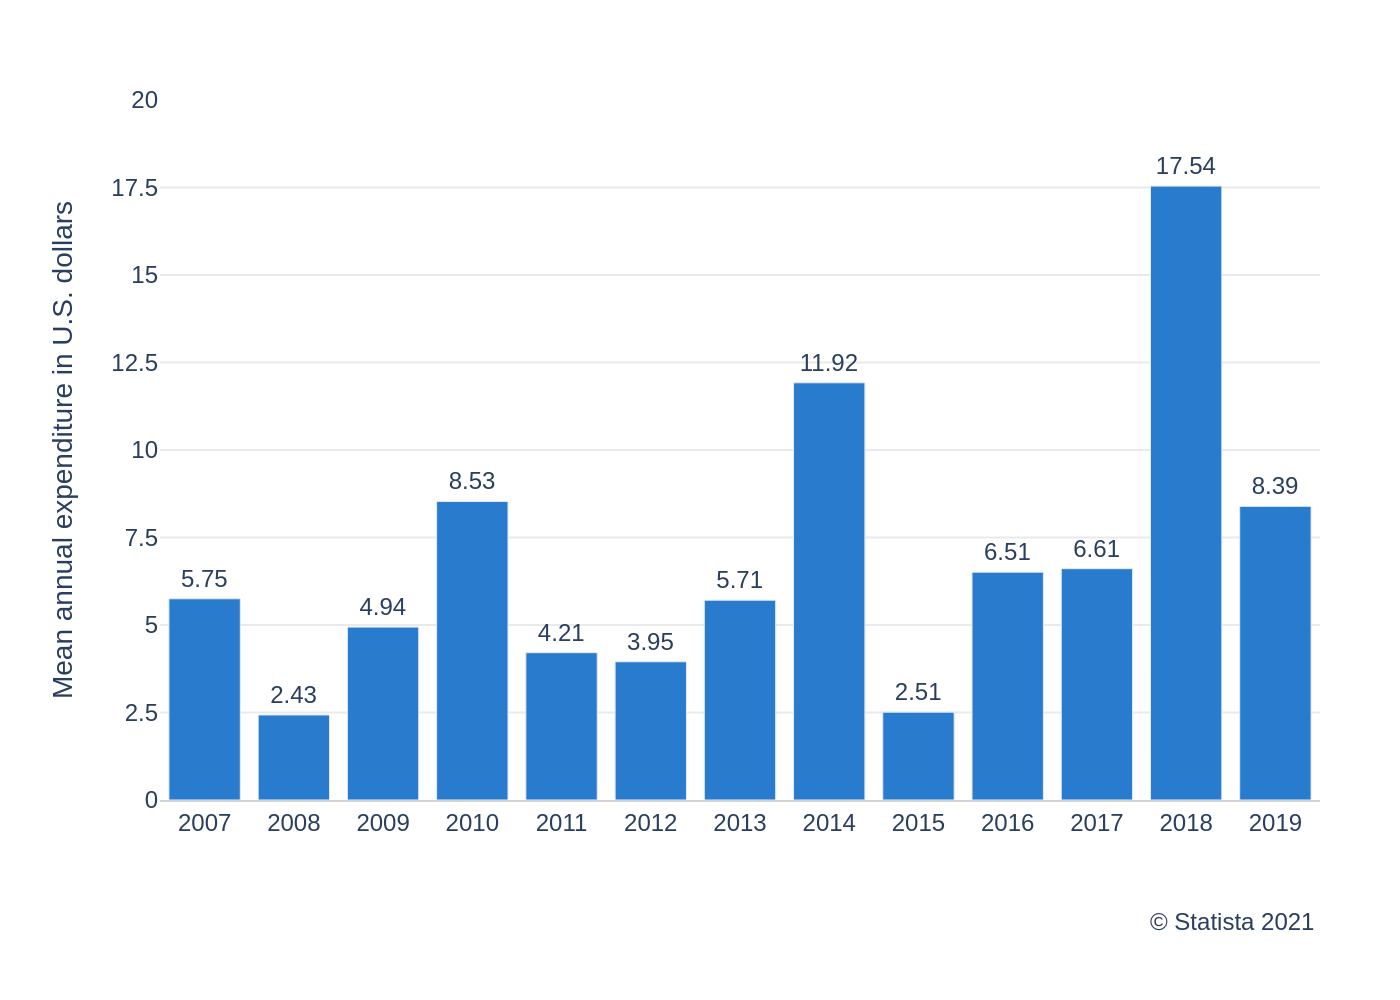

Here is the Python script that generated this plot:
import sys
import json
import pathlib
import plotly.graph_objects as go

if len(sys.argv) != 2:
    print("Usage: python generate_chart.py <json_file_path>")
    sys.exit(1)

json_path = pathlib.Path(sys.argv[1])
if not json_path.is_file():
    print(f"Error: JSON file not found at '{json_path}'")
    sys.exit(1)

with open(json_path, 'r', encoding='utf-8') as f:
    chart_config = json.load(f)

chart_data = chart_config.get('chart_data', [])
texts = chart_config.get('texts', {})
colors = chart_config.get('colors', [])

x_values = [d['x'] for d in chart_data]
y_values = [d['y'] for d in chart_data]

fig = go.Figure()

fig.add_trace(go.Bar(
    x=x_values,
    y=y_values,
    marker_color=colors[0] if colors else None,
    text=y_values,
    textposition='outside',
    texttemplate='%{text:.2f}',
    cliponaxis=False
))

# Create combined title string
title_text = ""
if texts.get("title"):
    title_text += f'<b>{texts["title"]}</b>'
if texts.get("subtitle"):
    title_text += f'<br><sub>{texts["subtitle"]}</sub>'

fig.update_layout(
    font_family="Arial",
    plot_bgcolor='white',
    paper_bgcolor='white',
    showlegend=False,
    title=dict(
        text=title_text,
        x=0.05,
        xanchor='left'
    ),
    xaxis=dict(
        title_text=texts.get('x_axis_title'),
        showgrid=False,
        tickmode='array',
        tickvals=x_values,
        ticktext=[str(x) for x in x_values],
        showline=True,
        linecolor='lightgray'
    ),
    yaxis=dict(
        title_text=texts.get('y_axis_title'),
        range=[0, 20],
        tickvals=[0, 2.5, 5, 7.5, 10, 12.5, 15, 17.5, 20],
        gridcolor='#EAEAEA',
        gridwidth=1,
        zeroline=False,
        showline=False
    ),
    margin=dict(l=80, r=40, t=50, b=100)
)

# Add source annotation
if texts.get("source"):
    fig.add_annotation(
        text=texts['source'],
        align='right',
        showarrow=False,
        xref='paper',
        yref='paper',
        x=1,
        y=-0.15,
        xanchor='right',
        yanchor='top'
    )

output_filename = json_path.stem + ".png"
fig.write_image(output_filename, scale=2)

print(f"Chart saved as {output_filename}")
